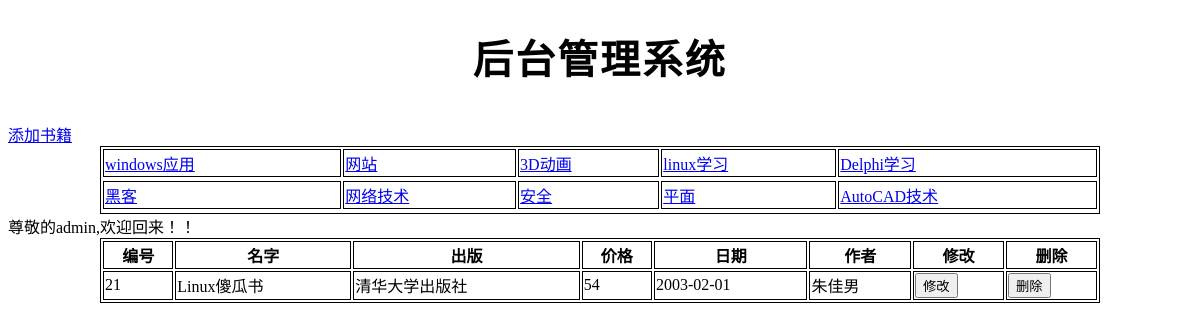
The page /admin/admin.php?titleid=4 (signed in) on the database its author committed.
### tables this page shows
CREATE TABLE `category` (
  `bTypeId` int(4) NOT NULL AUTO_INCREMENT,
  `bTypeName` varchar(40) DEFAULT NULL,
  PRIMARY KEY (`bTypeId`)
);

CREATE TABLE `books` (
  `bId` int(4) NOT NULL AUTO_INCREMENT,
  `bName` varchar(255) DEFAULT NULL,
  `bTypeId` enum('1','2','3','4','5','6','7','8','9','10') DEFAULT NULL,
  `publishing` varchar(255) DEFAULT NULL,
  `price` int(4) DEFAULT NULL,
  `pubDate` date DEFAULT NULL,
  `author` varchar(30) DEFAULT NULL,
  `ISBN` varchar(255) DEFAULT NULL,
  PRIMARY KEY (`bId`)
);

### admin/admin.php (the view, shortened to what this page needs)
<!DOCTYPE html>
<html lang="en">
<head>
</head>
<body>
    <h1>后台管理系统</h1>
    <a href="add.php">添加书籍</a>
    <?php require '../inc/head.php' ?>
    <?php require '../inc/islogin.php' ?>
    <?php
    $titleid = isset($_GET['titleid']) ? $_GET['titleid'] : 1;
    $sql = "select * from books where bTypeId=$titleid order by bId desc";
    $rs = mysql_query($sql); ?>
    <table>
        <tr>
            <th>编号</th>
            <th>名字</th>
            <th>出版</th>
            <th>价格</th>
            <th>日期</th>
            <th>作者</th>
            <th>修改</th>
            <th>删除</th>
        </tr>
        <?php while ($rows = mysql_fetch_assoc($rs)) : ?>
            <tr>
                <td><?php echo $rows['bId'] ?></td>
                <td><?php echo $rows['bName'] ?></td>
                <td><?php echo $rows['publishing'] ?></td>
                <td><?php echo $rows['price'] ?></td>
                <td><?php echo $rows['pubDate'] ?></td>
                <td><?php echo $rows['author'] ?></td>
                <td><input type="button" value="修改" onclick="location.href='update.php?id=<?php echo $rows['bId'] ?>'" /></td>
                <td><input type="button" value="删除" onclick="if(confirm('are you ok???')) location.href='del.php?id=<?php echo $rows['bId'] ?>&titleid=<?php echo $rows['bTypeId'] ?>'" /></td>
            </tr>
        <?php endwhile ?>
    </table>
</body>
</html>

### inc/head.php (shortened to what this page needs)
<?php
$rs = mysql_query('select * from category');
?>
<table>
    <tr>
        <?php $n = 0;
        while ($rows = mysql_fetch_assoc($rs)) : ?>
            <td>
                <a href="?titleid=<?php echo $rows['bTypeId'] ?>">
                    <?php echo $rows['bTypeName'] ?>
                </a>
            </td>
        <?php if (++$n % 5 == 0) echo '<tr></tr>';
        endwhile ?>
    </tr>
</table>

### admin/admin.php (style rules this page uses)
h1 { font-size: 40px; line-height: 1.7; letter-spacing: 0.06em; font-weight: 800; font-style: normal; align-self: auto; text-align: center; }
table, td, th { border: black solid 1px; }
table { width: 1000px; margin: auto; }

### rows shown on the page
category: bTypeName "windows应用"
category: bTypeName "网站"
category: bTypeName "3D动画"
category: bTypeName "linux学习"
category: bTypeName "Delphi学习"
category: bTypeName "黑客"
category: bTypeName "网络技术"
category: bTypeName "安全"
category: bTypeName "平面"
category: bTypeName "AutoCAD技术"
books: bId "21", bName "Linux傻瓜书", publishing "清华大学出版社", price "54", pubDate "2003-02-01", author "朱佳男"
